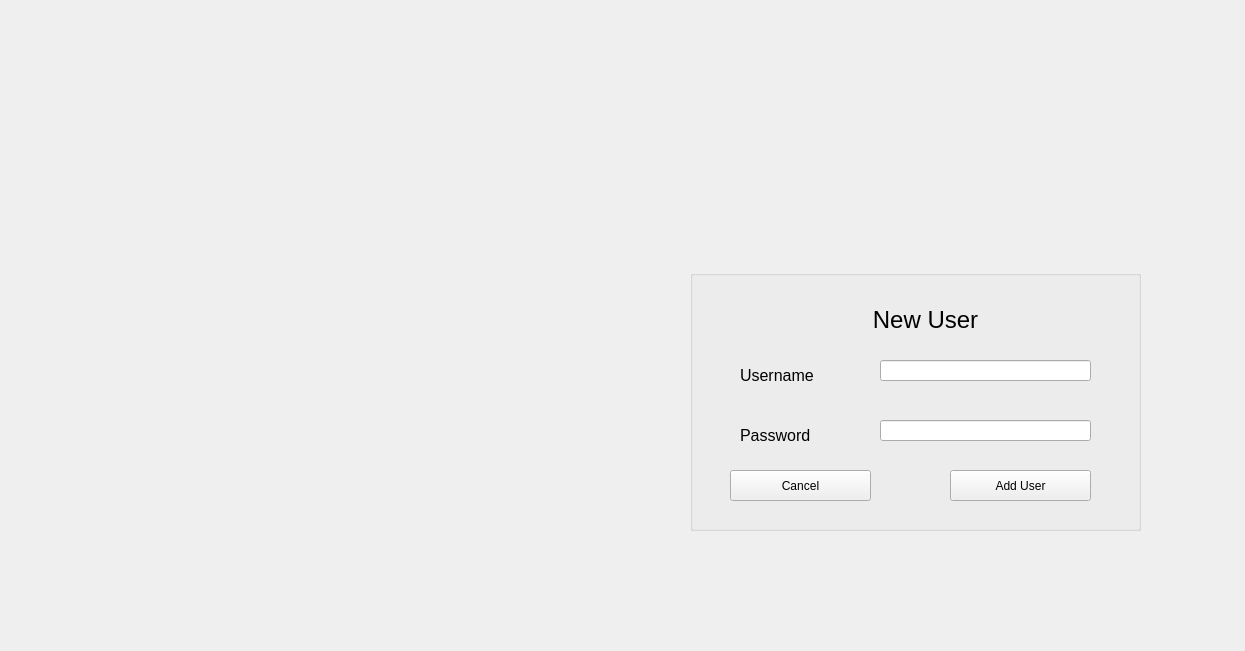
<?xml version="1.0" encoding="UTF-8"?>
<ui version="4.0">
 <class>createuser</class>
 <widget class="QWidget" name="createuser">
  <property name="geometry">
   <rect>
    <x>0</x>
    <y>0</y>
    <width>1245</width>
    <height>651</height>
   </rect>
  </property>
  <property name="windowTitle">
   <string>Form</string>
  </property>
  <widget class="QGroupBox" name="groupBox">
   <property name="geometry">
    <rect>
     <x>690</x>
     <y>270</y>
     <width>451</width>
     <height>261</height>
    </rect>
   </property>
   <property name="title">
    <string/>
   </property>
   <widget class="QLineEdit" name="username_input">
    <property name="geometry">
     <rect>
      <x>190</x>
      <y>90</y>
      <width>211</width>
      <height>21</height>
     </rect>
    </property>
   </widget>
   <widget class="QLabel" name="label">
    <property name="geometry">
     <rect>
      <x>50</x>
      <y>90</y>
      <width>141</width>
      <height>31</height>
     </rect>
    </property>
    <property name="text">
     <string>&lt;html&gt;&lt;head/&gt;&lt;body&gt;&lt;p&gt;&lt;span style=&quot; font-size:12pt;&quot;&gt;Username&lt;/span&gt;&lt;/p&gt;&lt;/body&gt;&lt;/html&gt;</string>
    </property>
   </widget>
   <widget class="QLabel" name="label_2">
    <property name="geometry">
     <rect>
      <x>50</x>
      <y>150</y>
      <width>121</width>
      <height>31</height>
     </rect>
    </property>
    <property name="text">
     <string>&lt;html&gt;&lt;head/&gt;&lt;body&gt;&lt;p&gt;&lt;span style=&quot; font-size:12pt;&quot;&gt;Password&lt;/span&gt;&lt;/p&gt;&lt;/body&gt;&lt;/html&gt;</string>
    </property>
   </widget>
   <widget class="QLineEdit" name="password_input">
    <property name="geometry">
     <rect>
      <x>190</x>
      <y>150</y>
      <width>211</width>
      <height>21</height>
     </rect>
    </property>
   </widget>
   <widget class="QPushButton" name="addUserButton">
    <property name="geometry">
     <rect>
      <x>260</x>
      <y>200</y>
      <width>141</width>
      <height>31</height>
     </rect>
    </property>
    <property name="text">
     <string>Add User</string>
    </property>
   </widget>
   <widget class="QLabel" name="label_3">
    <property name="geometry">
     <rect>
      <x>160</x>
      <y>30</y>
      <width>151</width>
      <height>41</height>
     </rect>
    </property>
    <property name="text">
     <string>&lt;html&gt;&lt;head/&gt;&lt;body&gt;&lt;p align=&quot;center&quot;&gt;&lt;span style=&quot; font-size:18pt;&quot;&gt;New User&lt;/span&gt;&lt;/p&gt;&lt;/body&gt;&lt;/html&gt;</string>
    </property>
   </widget>
   <widget class="QPushButton" name="cancelbutton">
    <property name="geometry">
     <rect>
      <x>40</x>
      <y>200</y>
      <width>141</width>
      <height>31</height>
     </rect>
    </property>
    <property name="text">
     <string>Cancel</string>
    </property>
   </widget>
  </widget>
 </widget>
 <resources/>
 <connections/>
</ui>
